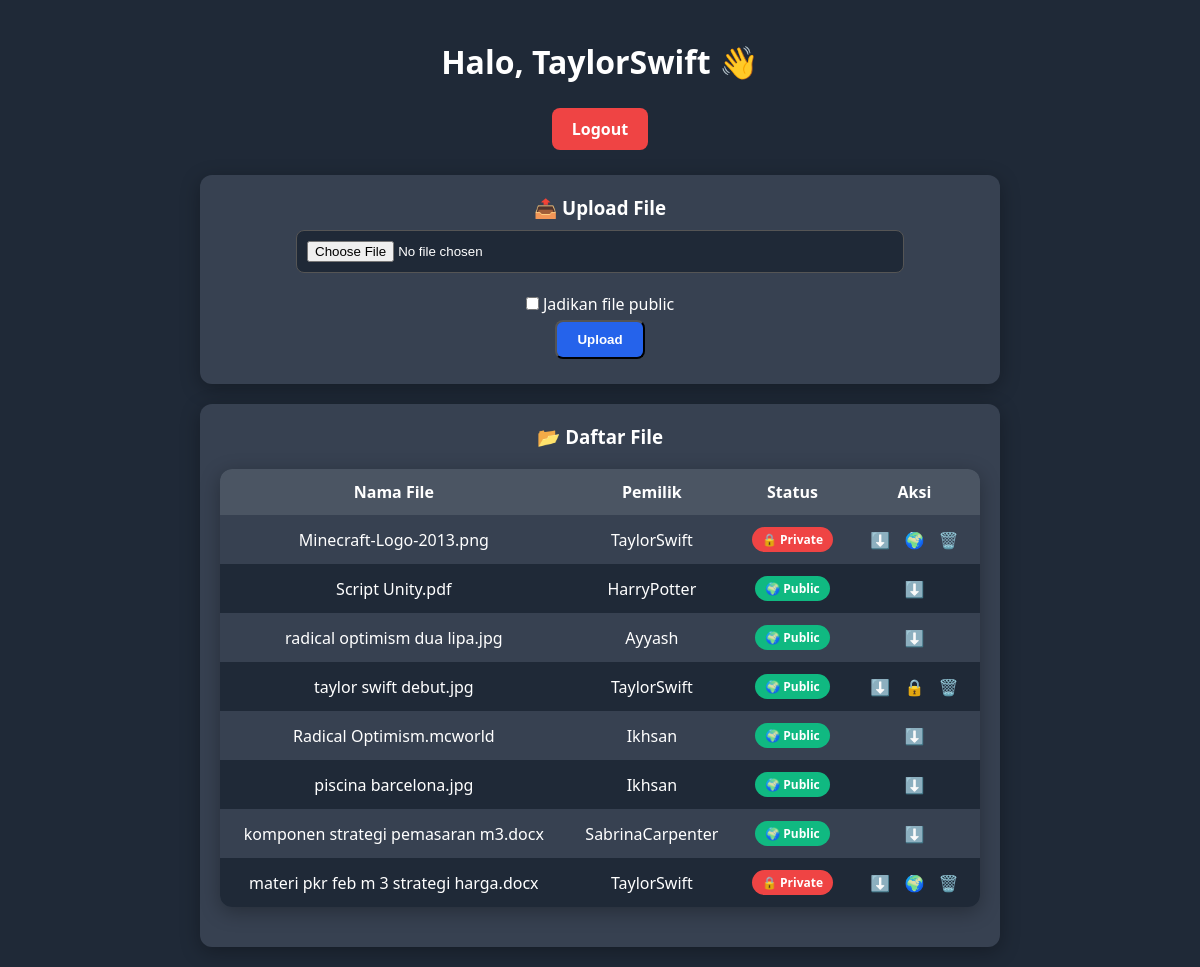
The page /dashboard/user.php (signed in) on the database its author committed.
### tables this page shows
CREATE TABLE `files` (
  `id` int(11) NOT NULL,
  `user_id` int(11) NOT NULL,
  `filename` varchar(255) NOT NULL,
  `filepath` varchar(255) NOT NULL,
  `is_public` tinyint(1) DEFAULT 0,
  `upload_date` datetime DEFAULT current_timestamp()
);

CREATE TABLE `users` (
  `id` int(11) NOT NULL,
  `username` varchar(50) NOT NULL,
  `email` varchar(100) DEFAULT NULL,
  `password` varchar(255) NOT NULL,
  `role` enum('user','admin') DEFAULT 'user'
);

### dashboard/user.php (the view, shortened to what this page needs)
<?php
include '../config/db.php';
$user_id = $_SESSION['user']['id'];
$files = $conn->query("
    SELECT files.*, users.username
    FROM files
    JOIN users ON files.user_id = users.id
    WHERE files.user_id = $user_id
       OR files.is_public = 1
    ORDER BY files.upload_date DESC
");
?>
<!DOCTYPE html>
<html lang="id">
<head>
</head>
<body>
<div class="container">
    <h2>Halo, <?= htmlspecialchars($_SESSION['user']['username']) ?> 👋</h2>
    <a class="btn logout" href="../auth/logout.php">Logout</a>
    <div class="card">
        <h3>📤 Upload File</h3>
        <form action="../files/upload.php" method="POST" enctype="multipart/form-data">
            <input type="file" name="file" required>
            <label><input type="checkbox" name="is_public" value="1"> Jadikan file public</label>
            <button class="btn">Upload</button>
        </form>
    </div>
    <div class="card">
        <h3>📂 Daftar File</h3>
        <table>
            <tr>
                <th>Nama File</th>
                <th>Pemilik</th>
                <th>Status</th>
                <th>Aksi</th>
            </tr>
        <?php while($f = $files->fetch_assoc()): ?>
            <tr>
                <td><?= htmlspecialchars($f['filename']) ?></td>
                <td><?= htmlspecialchars($f['username']) ?></td>
                <td>
                    <span class="badge <?= $f['is_public'] ? 'public' : 'private' ?>">
                        <?= $f['is_public'] ? '🌍 Public' : '🔒 Private' ?>
                    </span>
                </td>
                <td class="action">
                    <a href="../files/download.php?id=<?= $f['id'] ?>">⬇️</a>
                    <?php if ($f['user_id'] == $user_id): ?>
                        <a href="../files/toggle_public.php?id=<?= $f['id'] ?>">
                            <?= $f['is_public'] ? '🔒' : '🌍' ?>
                        </a>
                        <a href="../files/delete.php?id=<?= $f['id'] ?>"
                           onclick="return confirm('Yakin hapus file ini?')">🗑️</a>
                    <?php endif; ?>
                </td>
            </tr>
        <?php endwhile; ?>
        </table>
    </div>
</div>
</body>
</html>

### dashboard/user.php (style rules this page uses)
* { margin:0; padding:0; box-sizing:border-box; }
body { font-family: 'Segoe UI', sans-serif; background: #1f2937; color: #fff; display: flex; justify-content: center; align-items: flex-start; min-height: 100vh; padding-top: 40px; }
.container { width: 100%; max-width: 800px; text-align: center; }
h2 { font-size: 2rem; margin-bottom: 20px; }
.btn { display: inline-block; margin: 5px; padding: 10px 20px; border-radius: 8px; background: #2563eb; color: #fff; text-decoration: none; font-weight: 600; transition: 0.3s; }
.btn.logout { background: #ef4444; }
.card { background: #374151; border-radius: 12px; padding: 20px; margin: 20px auto; box-shadow: 0 5px 20px rgba(0,0,0,0.3); text-align: center; }
form input[type="file"] { width: 80%; padding: 10px; margin: 10px 0; border-radius: 8px; border: 1px solid #555; background: #1f2937; color: #fff; }
form label { display: block; margin-top: 10px; color: #fff; }
form button { margin-top: 15px; padding: 10px 20px; }
table { width: 100%; border-collapse: collapse; margin: 20px auto; border-radius: 12px; overflow: hidden; box-shadow: 0 5px 20px rgba(0,0,0,0.3); text-align: center; }
th, td { padding: 12px; color: #fff; }
th { background: #4b5563; }
tr:nth-child(even) { background: #374151; }
tr:nth-child(odd) { background: #1f2937; }
.badge { padding: 4px 10px; border-radius: 999px; font-size: 12px; font-weight: bold; display: inline-block; }
.public { background: #10b981; color: #fff; }
.private { background: #ef4444; color: #fff; }
.action a { margin: 0 5px; color: #3b82f6; text-decoration: none; }

### rows shown on the page
files: filename "Minecraft-Logo-2013.png", user.username "TaylorSwift", is_public "🔒 Private"
files: filename "Script Unity.pdf", user.username "HarryPotter", is_public "🌍 Public"
files: filename "radical optimism dua lipa.jpg", user.username "Ayyash", is_public "🌍 Public"
files: filename "taylor swift debut.jpg", user.username "TaylorSwift", is_public "🌍 Public"
files: filename "Radical Optimism.mcworld", user.username "Ikhsan", is_public "🌍 Public"
files: filename "piscina barcelona.jpg", user.username "Ikhsan", is_public "🌍 Public"
files: filename "komponen strategi pemasaran m3.docx", user.username "SabrinaCarpenter", is_public "🌍 Public"
files: filename "materi pkr feb m 3 strategi harga.docx", user.username "TaylorSwift", is_public "🔒 Private"

### other values the page prints
$_SESSION['user']['username'] "TaylorSwift"
